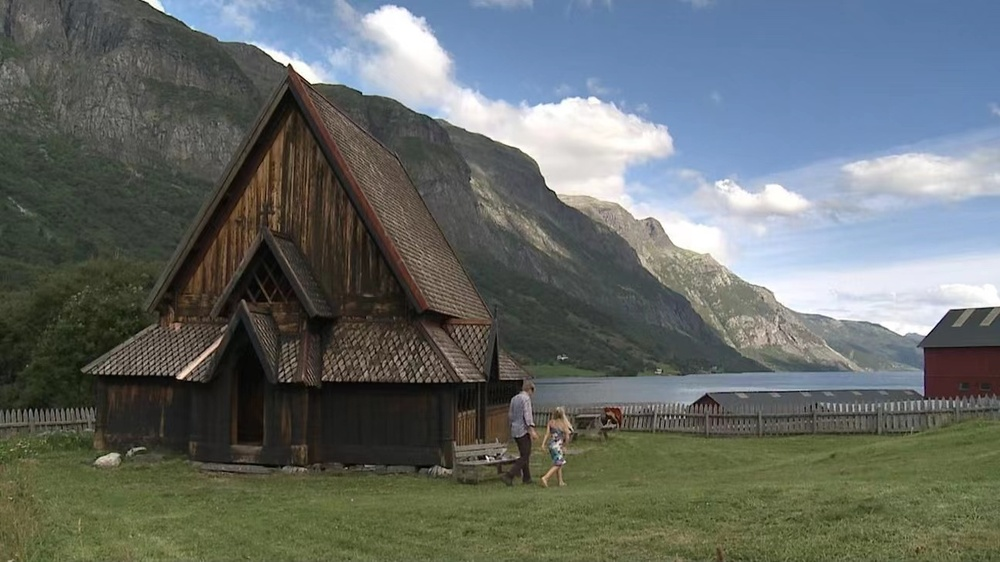
#> input picture srcImg/R.jpg, 1000 x 562 px, shrunk from 1296 x 729 before the run
$ python sharpen.py
#> lines starting #> are read from the running program, lines starting #| are printed output that depends on the picture
import cv2
import numpy as np

# 读取图像
img = cv2.imread('./srcImg/R.jpg')
#> img is the input picture: shape (562, 1000, 3); mean B, G, R 104.3, 107.2, 101

# 定义锐化卷积核(以拉普拉斯算子为例)
kernel = np.array([[-1,-1,-1],
                   [-1, 9,-1],
                   [-1,-1,-1]])

# 应用锐化卷积核
sharp_img = cv2.filter2D(img, -1, kernel)
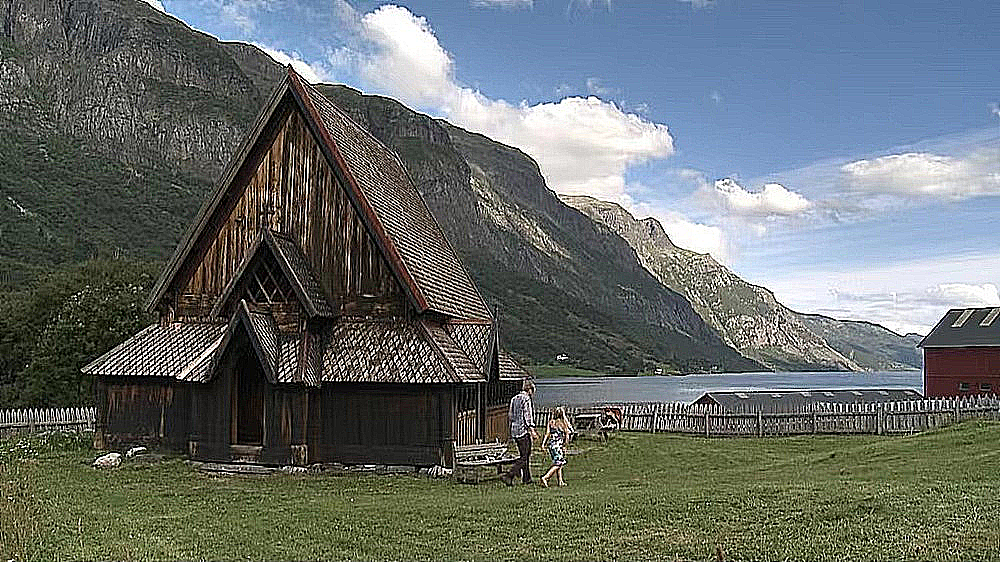
#> sharp_img: shape (562, 1000, 3); mean B, G, R 107.5, 109.4, 102.8
sharp_img = cv2.addWeighted(img, 0.4, sharp_img, 0.6, 0)

# 显示原图和锐化后的图像
# cv2.imshow('Original Image', img)
cv2.imwrite('SharpenedImage.jpg', sharp_img)
cv2.waitKey(0)


# [19 lines of commented-out code are left out]
